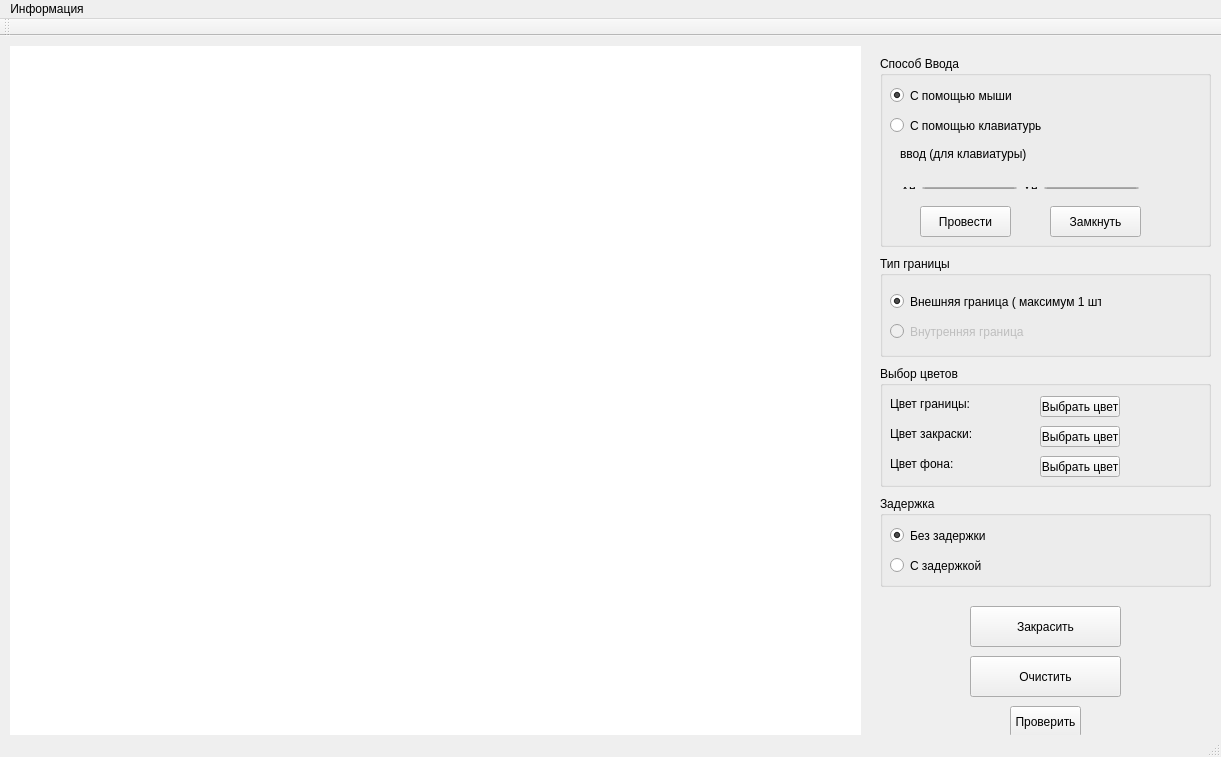
<?xml version="1.0" encoding="UTF-8"?>
<ui version="4.0">
 <class>MainWindow</class>
 <widget class="QMainWindow" name="MainWindow">
  <property name="geometry">
   <rect>
    <x>0</x>
    <y>0</y>
    <width>1221</width>
    <height>757</height>
   </rect>
  </property>
  <property name="windowTitle">
   <string>MainWindow</string>
  </property>
  <widget class="QWidget" name="centralWidget">
   <widget class="QLabel" name="draw_label">
    <property name="geometry">
     <rect>
      <x>10</x>
      <y>10</y>
      <width>851</width>
      <height>691</height>
     </rect>
    </property>
    <property name="cursor">
     <cursorShape>PointingHandCursor</cursorShape>
    </property>
    <property name="styleSheet">
     <string notr="true">background-color: rgb(255, 255, 255);</string>
    </property>
    <property name="text">
     <string/>
    </property>
   </widget>
   <widget class="QPushButton" name="Check_Button">
    <property name="geometry">
     <rect>
      <x>1010</x>
      <y>670</y>
      <width>71</width>
      <height>31</height>
     </rect>
    </property>
    <property name="text">
     <string>Проверить</string>
    </property>
   </widget>
   <widget class="QGroupBox" name="groupBox">
    <property name="geometry">
     <rect>
      <x>880</x>
      <y>20</y>
      <width>331</width>
      <height>191</height>
     </rect>
    </property>
    <property name="title">
     <string>Способ Ввода</string>
    </property>
    <widget class="QRadioButton" name="with_mouse_radio">
     <property name="geometry">
      <rect>
       <x>10</x>
       <y>30</y>
       <width>121</width>
       <height>19</height>
      </rect>
     </property>
     <property name="text">
      <string>С помощью мыши</string>
     </property>
     <property name="checked">
      <bool>true</bool>
     </property>
    </widget>
    <widget class="QRadioButton" name="with_keyboard_radio">
     <property name="geometry">
      <rect>
       <x>10</x>
       <y>60</y>
       <width>151</width>
       <height>19</height>
      </rect>
     </property>
     <property name="text">
      <string>С помощью клавиатуры</string>
     </property>
    </widget>
    <widget class="QLabel" name="label">
     <property name="geometry">
      <rect>
       <x>20</x>
       <y>90</y>
       <width>131</width>
       <height>16</height>
      </rect>
     </property>
     <property name="text">
      <string>ввод (для клавиатуры)</string>
     </property>
    </widget>
    <widget class="QPushButton" name="make_line_button">
     <property name="geometry">
      <rect>
       <x>40</x>
       <y>150</y>
       <width>91</width>
       <height>31</height>
      </rect>
     </property>
     <property name="text">
      <string>Провести</string>
     </property>
    </widget>
    <widget class="QPushButton" name="make_line_button_2">
     <property name="geometry">
      <rect>
       <x>170</x>
       <y>150</y>
       <width>91</width>
       <height>31</height>
      </rect>
     </property>
     <property name="text">
      <string>Замкнуть</string>
     </property>
    </widget>
    <widget class="QWidget" name="">
     <property name="geometry">
      <rect>
       <x>10</x>
       <y>120</y>
       <width>260</width>
       <height>24</height>
      </rect>
     </property>
     <layout class="QHBoxLayout" name="horizontalLayout">
      <item>
       <widget class="QLabel" name="label_2">
        <property name="text">
         <string>Xн</string>
        </property>
       </widget>
      </item>
      <item>
       <widget class="QLineEdit" name="lineEdit_1_x"/>
      </item>
      <item>
       <widget class="QLabel" name="label_3">
        <property name="text">
         <string>Yн</string>
        </property>
       </widget>
      </item>
      <item>
       <widget class="QLineEdit" name="lineEdit_2_y"/>
      </item>
     </layout>
    </widget>
   </widget>
   <widget class="QGroupBox" name="groupBox_2">
    <property name="geometry">
     <rect>
      <x>880</x>
      <y>220</y>
      <width>331</width>
      <height>101</height>
     </rect>
    </property>
    <property name="title">
     <string>Тип границы</string>
    </property>
    <widget class="QRadioButton" name="external_border">
     <property name="enabled">
      <bool>true</bool>
     </property>
     <property name="geometry">
      <rect>
       <x>10</x>
       <y>30</y>
       <width>211</width>
       <height>31</height>
      </rect>
     </property>
     <property name="text">
      <string>Внешняя граница ( максимум 1 шт)</string>
     </property>
     <property name="checked">
      <bool>true</bool>
     </property>
    </widget>
    <widget class="QRadioButton" name="internal_border">
     <property name="enabled">
      <bool>false</bool>
     </property>
     <property name="geometry">
      <rect>
       <x>10</x>
       <y>60</y>
       <width>151</width>
       <height>31</height>
      </rect>
     </property>
     <property name="text">
      <string>Внутренняя граница</string>
     </property>
    </widget>
   </widget>
   <widget class="QGroupBox" name="groupBox_3">
    <property name="geometry">
     <rect>
      <x>880</x>
      <y>330</y>
      <width>331</width>
      <height>121</height>
     </rect>
    </property>
    <property name="title">
     <string>Выбор цветов</string>
    </property>
    <widget class="QLabel" name="label_6">
     <property name="geometry">
      <rect>
       <x>10</x>
       <y>30</y>
       <width>81</width>
       <height>16</height>
      </rect>
     </property>
     <property name="text">
      <string>Цвет границы:</string>
     </property>
    </widget>
    <widget class="QLabel" name="label_7">
     <property name="geometry">
      <rect>
       <x>10</x>
       <y>60</y>
       <width>81</width>
       <height>16</height>
      </rect>
     </property>
     <property name="text">
      <string>Цвет закраски:</string>
     </property>
    </widget>
    <widget class="QLabel" name="label_8">
     <property name="geometry">
      <rect>
       <x>10</x>
       <y>90</y>
       <width>81</width>
       <height>16</height>
      </rect>
     </property>
     <property name="text">
      <string>Цвет фона:</string>
     </property>
    </widget>
    <widget class="QLabel" name="border_color">
     <property name="geometry">
      <rect>
       <x>110</x>
       <y>32</y>
       <width>21</width>
       <height>21</height>
      </rect>
     </property>
     <property name="text">
      <string/>
     </property>
    </widget>
    <widget class="QLabel" name="shading_color">
     <property name="geometry">
      <rect>
       <x>110</x>
       <y>60</y>
       <width>21</width>
       <height>21</height>
      </rect>
     </property>
     <property name="text">
      <string/>
     </property>
    </widget>
    <widget class="QLabel" name="background_color">
     <property name="geometry">
      <rect>
       <x>110</x>
       <y>90</y>
       <width>21</width>
       <height>21</height>
      </rect>
     </property>
     <property name="text">
      <string/>
     </property>
    </widget>
    <widget class="QPushButton" name="border_button">
     <property name="geometry">
      <rect>
       <x>160</x>
       <y>30</y>
       <width>80</width>
       <height>21</height>
      </rect>
     </property>
     <property name="text">
      <string>Выбрать цвет</string>
     </property>
    </widget>
    <widget class="QPushButton" name="shading_button">
     <property name="geometry">
      <rect>
       <x>160</x>
       <y>60</y>
       <width>80</width>
       <height>21</height>
      </rect>
     </property>
     <property name="text">
      <string>Выбрать цвет</string>
     </property>
    </widget>
    <widget class="QPushButton" name="background_button">
     <property name="geometry">
      <rect>
       <x>160</x>
       <y>90</y>
       <width>80</width>
       <height>21</height>
      </rect>
     </property>
     <property name="text">
      <string>Выбрать цвет</string>
     </property>
    </widget>
   </widget>
   <widget class="QGroupBox" name="groupBox_4">
    <property name="geometry">
     <rect>
      <x>880</x>
      <y>460</y>
      <width>331</width>
      <height>91</height>
     </rect>
    </property>
    <property name="title">
     <string>Задержка</string>
    </property>
    <widget class="QRadioButton" name="without_delay_radio">
     <property name="geometry">
      <rect>
       <x>10</x>
       <y>30</y>
       <width>101</width>
       <height>19</height>
      </rect>
     </property>
     <property name="text">
      <string>Без задержки</string>
     </property>
     <property name="checked">
      <bool>true</bool>
     </property>
    </widget>
    <widget class="QRadioButton" name="with_delay_radio">
     <property name="geometry">
      <rect>
       <x>10</x>
       <y>60</y>
       <width>101</width>
       <height>19</height>
      </rect>
     </property>
     <property name="text">
      <string>С задержкой</string>
     </property>
    </widget>
   </widget>
   <widget class="QPushButton" name="pushButton">
    <property name="geometry">
     <rect>
      <x>970</x>
      <y>570</y>
      <width>151</width>
      <height>41</height>
     </rect>
    </property>
    <property name="text">
     <string>Закрасить</string>
    </property>
   </widget>
   <widget class="QPushButton" name="clear_button">
    <property name="geometry">
     <rect>
      <x>970</x>
      <y>620</y>
      <width>151</width>
      <height>41</height>
     </rect>
    </property>
    <property name="text">
     <string>Очистить</string>
    </property>
   </widget>
  </widget>
  <widget class="QMenuBar" name="menuBar">
   <property name="geometry">
    <rect>
     <x>0</x>
     <y>0</y>
     <width>1221</width>
     <height>20</height>
    </rect>
   </property>
   <widget class="QMenu" name="menu">
    <property name="title">
     <string>Информация</string>
    </property>
   </widget>
   <addaction name="menu"/>
  </widget>
  <widget class="QToolBar" name="mainToolBar">
   <attribute name="toolBarArea">
    <enum>TopToolBarArea</enum>
   </attribute>
   <attribute name="toolBarBreak">
    <bool>false</bool>
   </attribute>
  </widget>
  <widget class="QStatusBar" name="statusBar"/>
 </widget>
 <layoutdefault spacing="6" margin="11"/>
 <resources/>
 <connections/>
</ui>
